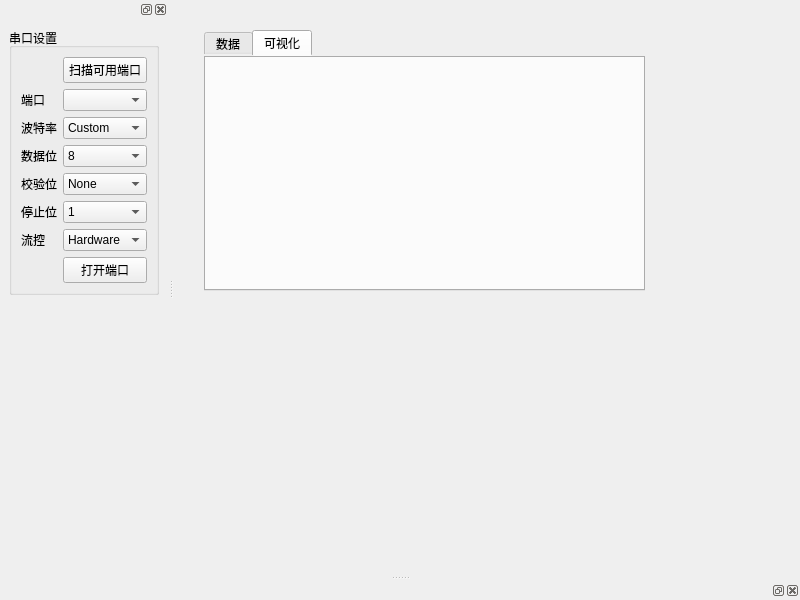
<?xml version="1.0" encoding="UTF-8"?>
<ui version="4.0">
 <class>MainWindow</class>
 <widget class="QMainWindow" name="MainWindow">
  <property name="geometry">
   <rect>
    <x>0</x>
    <y>0</y>
    <width>800</width>
    <height>600</height>
   </rect>
  </property>
  <property name="windowTitle">
   <string>MainWindow</string>
  </property>
  <widget class="QWidget" name="centralwidget">
   <widget class="QTabWidget" name="tabWidget">
    <property name="geometry">
     <rect>
      <x>30</x>
      <y>30</y>
      <width>441</width>
      <height>261</height>
     </rect>
    </property>
    <property name="styleSheet">
     <string notr="true">border-color: rgb(85, 255, 255);</string>
    </property>
    <property name="currentIndex">
     <number>1</number>
    </property>
    <widget class="QWidget" name="tab">
     <attribute name="title">
      <string>数据</string>
     </attribute>
     <layout class="QVBoxLayout" name="verticalLayout_2">
      <item>
       <widget class="QGroupBox" name="groupBox_3">
        <property name="styleSheet">
         <string notr="true">background-color: rgb(230, 230, 230);</string>
        </property>
        <property name="title">
         <string>Hex</string>
        </property>
        <layout class="QHBoxLayout" name="horizontalLayout_3">
         <item>
          <widget class="QPlainTextEdit" name="plainTextEdit_2"/>
         </item>
        </layout>
       </widget>
      </item>
      <item>
       <widget class="QGroupBox" name="groupBox_4">
        <property name="styleSheet">
         <string notr="true">background-color: rgb(230, 230, 230);</string>
        </property>
        <property name="title">
         <string>ASCII</string>
        </property>
        <layout class="QHBoxLayout" name="horizontalLayout_4">
         <item>
          <widget class="QPlainTextEdit" name="plainTextEdit_3"/>
         </item>
        </layout>
       </widget>
      </item>
     </layout>
    </widget>
    <widget class="QWidget" name="tab_2">
     <attribute name="title">
      <string>可视化</string>
     </attribute>
    </widget>
   </widget>
  </widget>
  <widget class="QMenuBar" name="menubar">
   <property name="geometry">
    <rect>
     <x>0</x>
     <y>0</y>
     <width>800</width>
     <height>23</height>
    </rect>
   </property>
  </widget>
  <widget class="QDockWidget" name="dockWidget">
   <attribute name="dockWidgetArea">
    <number>8</number>
   </attribute>
   <widget class="QWidget" name="dockWidgetContents">
    <widget class="QPlainTextEdit" name="plainTextEdit">
     <property name="geometry">
      <rect>
       <x>100</x>
       <y>20</y>
       <width>551</width>
       <height>91</height>
      </rect>
     </property>
     <property name="styleSheet">
      <string notr="true">background-color: rgb(0, 0, 0);
font: 10pt &quot;微软雅黑&quot;;
color: rgb(0, 255, 127);</string>
     </property>
     <property name="verticalScrollBarPolicy">
      <enum>Qt::ScrollBarAsNeeded</enum>
     </property>
     <property name="horizontalScrollBarPolicy">
      <enum>Qt::ScrollBarAsNeeded</enum>
     </property>
     <property name="backgroundVisible">
      <bool>true</bool>
     </property>
     <property name="centerOnScroll">
      <bool>true</bool>
     </property>
     <property name="placeholderText">
      <string>Log</string>
     </property>
    </widget>
   </widget>
  </widget>
  <widget class="QDockWidget" name="dockWidget_2">
   <attribute name="dockWidgetArea">
    <number>1</number>
   </attribute>
   <widget class="QWidget" name="dockWidgetContents_2">
    <layout class="QVBoxLayout" name="verticalLayout">
     <item>
      <widget class="QGroupBox" name="groupBox_2">
       <property name="title">
        <string>串口设置</string>
       </property>
       <layout class="QGridLayout" name="gridLayout">
        <item row="1" column="1">
         <widget class="QComboBox" name="comboBox_port">
          <property name="currentText">
           <string/>
          </property>
         </widget>
        </item>
        <item row="7" column="0">
         <widget class="QLabel" name="label_6">
          <property name="text">
           <string>流控</string>
          </property>
         </widget>
        </item>
        <item row="3" column="0">
         <widget class="QLabel" name="label_3">
          <property name="text">
           <string>数据位</string>
          </property>
         </widget>
        </item>
        <item row="5" column="0">
         <widget class="QLabel" name="label_5">
          <property name="text">
           <string>停止位</string>
          </property>
         </widget>
        </item>
        <item row="5" column="1">
         <widget class="QComboBox" name="comboBox_baud_4">
          <item>
           <property name="text">
            <string>1</string>
           </property>
          </item>
          <item>
           <property name="text">
            <string>1.5</string>
           </property>
          </item>
          <item>
           <property name="text">
            <string>2</string>
           </property>
          </item>
         </widget>
        </item>
        <item row="2" column="0">
         <widget class="QLabel" name="label_2">
          <property name="text">
           <string>波特率</string>
          </property>
         </widget>
        </item>
        <item row="4" column="0">
         <widget class="QLabel" name="label_4">
          <property name="text">
           <string>校验位</string>
          </property>
         </widget>
        </item>
        <item row="1" column="0">
         <widget class="QLabel" name="label">
          <property name="text">
           <string>端口</string>
          </property>
         </widget>
        </item>
        <item row="7" column="1">
         <widget class="QComboBox" name="comboBox_baud_5">
          <item>
           <property name="text">
            <string>Hardware</string>
           </property>
          </item>
          <item>
           <property name="text">
            <string>Software</string>
           </property>
          </item>
          <item>
           <property name="text">
            <string>None</string>
           </property>
          </item>
          <item>
           <property name="text">
            <string>Custom</string>
           </property>
          </item>
         </widget>
        </item>
        <item row="9" column="1">
         <widget class="QPushButton" name="pushButton_port_scan_2">
          <property name="text">
           <string>打开端口</string>
          </property>
         </widget>
        </item>
        <item row="3" column="1">
         <widget class="QComboBox" name="comboBox_baud_2">
          <item>
           <property name="text">
            <string>8</string>
           </property>
          </item>
          <item>
           <property name="text">
            <string>7</string>
           </property>
          </item>
          <item>
           <property name="text">
            <string>6</string>
           </property>
          </item>
          <item>
           <property name="text">
            <string>5</string>
           </property>
          </item>
         </widget>
        </item>
        <item row="4" column="1">
         <widget class="QComboBox" name="comboBox_baud_3">
          <item>
           <property name="text">
            <string>None</string>
           </property>
          </item>
          <item>
           <property name="text">
            <string>Odd</string>
           </property>
          </item>
          <item>
           <property name="text">
            <string>Even</string>
           </property>
          </item>
          <item>
           <property name="text">
            <string>Mark</string>
           </property>
          </item>
          <item>
           <property name="text">
            <string>Space</string>
           </property>
          </item>
         </widget>
        </item>
        <item row="0" column="1">
         <widget class="QPushButton" name="pushButton_port_scan">
          <property name="text">
           <string>扫描可用端口</string>
          </property>
         </widget>
        </item>
        <item row="2" column="1">
         <widget class="QComboBox" name="comboBox_baud">
          <property name="layoutDirection">
           <enum>Qt::LeftToRight</enum>
          </property>
          <item>
           <property name="text">
            <string>Custom</string>
           </property>
          </item>
          <item>
           <property name="text">
            <string>110</string>
           </property>
          </item>
          <item>
           <property name="text">
            <string>300</string>
           </property>
          </item>
          <item>
           <property name="text">
            <string>600</string>
           </property>
          </item>
          <item>
           <property name="text">
            <string>1200</string>
           </property>
          </item>
          <item>
           <property name="text">
            <string>2400</string>
           </property>
          </item>
          <item>
           <property name="text">
            <string>4800</string>
           </property>
          </item>
          <item>
           <property name="text">
            <string>9600</string>
           </property>
          </item>
          <item>
           <property name="text">
            <string>14400</string>
           </property>
          </item>
          <item>
           <property name="text">
            <string>38400</string>
           </property>
          </item>
          <item>
           <property name="text">
            <string>56000</string>
           </property>
          </item>
          <item>
           <property name="text">
            <string>57600</string>
           </property>
          </item>
          <item>
           <property name="text">
            <string>115200</string>
           </property>
          </item>
          <item>
           <property name="text">
            <string>128000</string>
           </property>
          </item>
          <item>
           <property name="text">
            <string>230400</string>
           </property>
          </item>
          <item>
           <property name="text">
            <string>256000</string>
           </property>
          </item>
          <item>
           <property name="text">
            <string>460800</string>
           </property>
          </item>
          <item>
           <property name="text">
            <string>500000</string>
           </property>
          </item>
          <item>
           <property name="text">
            <string>512000</string>
           </property>
          </item>
          <item>
           <property name="text">
            <string>600000</string>
           </property>
          </item>
          <item>
           <property name="text">
            <string>750000</string>
           </property>
          </item>
          <item>
           <property name="text">
            <string>921600</string>
           </property>
          </item>
          <item>
           <property name="text">
            <string>1000000</string>
           </property>
          </item>
          <item>
           <property name="text">
            <string>1500000</string>
           </property>
          </item>
          <item>
           <property name="text">
            <string>2000000</string>
           </property>
          </item>
         </widget>
        </item>
       </layout>
      </widget>
     </item>
     <item>
      <spacer name="verticalSpacer">
       <property name="orientation">
        <enum>Qt::Vertical</enum>
       </property>
       <property name="sizeHint" stdset="0">
        <size>
         <width>20</width>
         <height>127</height>
        </size>
       </property>
      </spacer>
     </item>
    </layout>
   </widget>
  </widget>
 </widget>
 <resources/>
 <connections/>
</ui>
